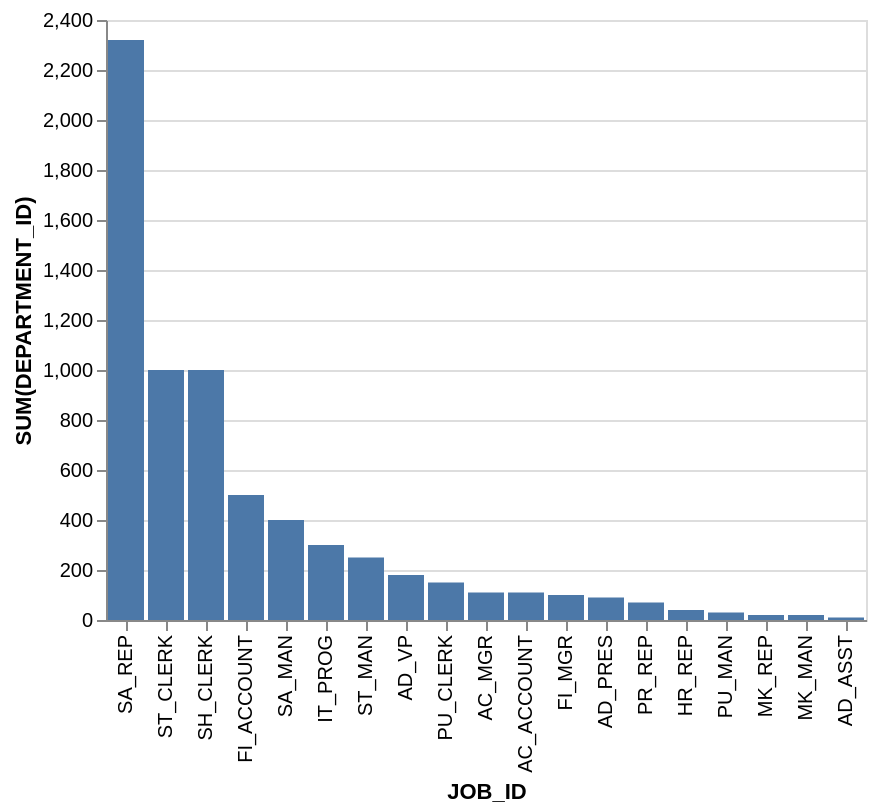

Write a Vega-Lite specification for this figure.
### Vega-Lite specification from a JSON file in a GitHub repository (floating-point values rounded to 4 significant figures)
{"data": {"values": [{"x_data": "SA_REP", "y_data": 2320}, {"x_data": "ST_CLERK", "y_data": 1000}, {"x_data": "SH_CLERK", "y_data": 1000}, {"x_data": "FI_ACCOUNT", "y_data": 500}, {"x_data": "SA_MAN", "y_data": 400}, {"x_data": "IT_PROG", "y_data": 300}, {"x_data": "ST_MAN", "y_data": 250}, {"x_data": "AD_VP", "y_data": 180}, {"x_data": "PU_CLERK", "y_data": 150}, {"x_data": "AC_MGR", "y_data": 110}, {"x_data": "AC_ACCOUNT", "y_data": 110}, {"x_data": "FI_MGR", "y_data": 100}, {"x_data": "AD_PRES", "y_data": 90}, {"x_data": "PR_REP", "y_data": 70}, {"x_data": "HR_REP", "y_data": 40}, {"x_data": "PU_MAN", "y_data": 30}, {"x_data": "MK_REP", "y_data": 20}, {"x_data": "MK_MAN", "y_data": 20}, {"x_data": "AD_ASST", "y_data": 10}]}, "mark": "bar", "encoding": {"x": {"field": "x_data", "type": "nominal", "title": "JOB_ID", "sort": {"op": "sum", "field": "y_data", "order": "descending"}}, "y": {"field": "y_data", "type": "quantitative", "title": "SUM(DEPARTMENT_ID)"}}}
